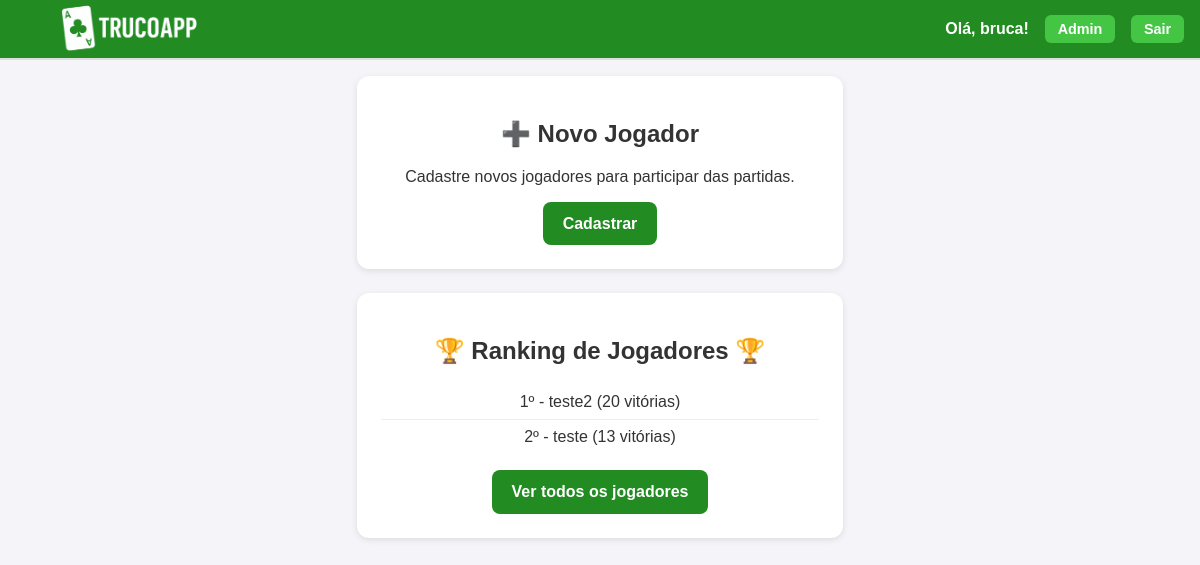
Page / (signed in) on the earlier database version.
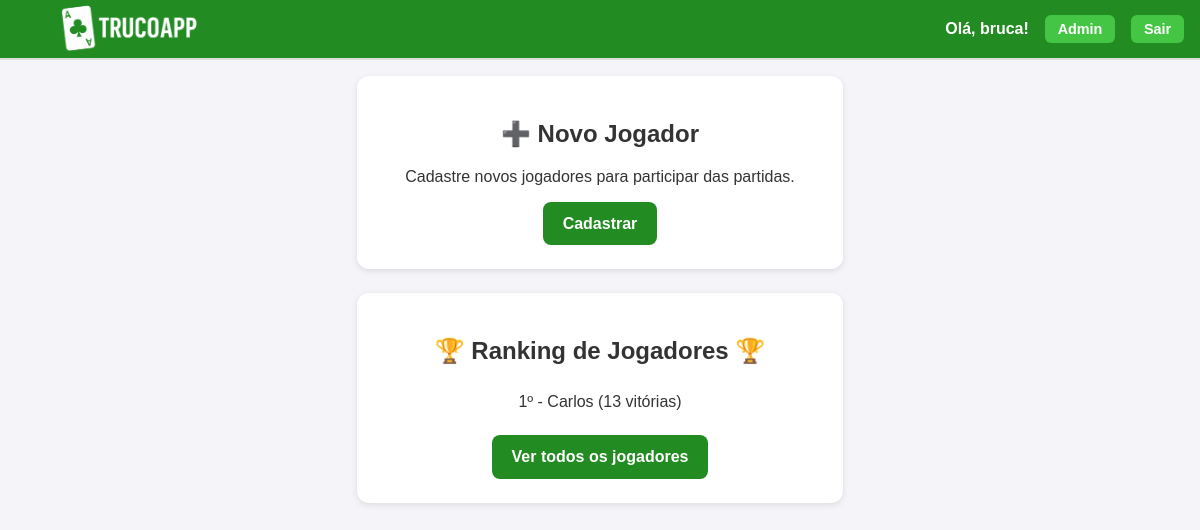
Same page on the later database version.
### core/models.py (models this page shows, shortened)
class Jogador(models.Model):
    id = models.AutoField(primary_key=True)
    nome = models.CharField(max_length=100, help_text='Entre o nome')
    curso = models.CharField(max_length=100, help_text='Entre o curso')
    periodo = models.IntegerField(help_text='Informe o período do curso')
    email = models.EmailField(help_text='Informe o email', max_length=254)
    vitorias = models.IntegerField(help_text='Número de vitórias')
    derrotas = models.IntegerField(help_text='Número de derrotas')
    imagem = models.ImageField(upload_to='jogadores/', null=True, blank=True)
    dtNasc = models.DateField(help_text='Nascimento no formato DD/MM/AAAA', verbose_name='Data de nascimento')

### core/views.py (the view)
# urls.py: path("", views.HomeView.as_view(), name="home"),   # agora "/" abre a Home
class HomeView(LoginRequiredMixin, TemplateView):
    template_name = "core/home.html"
    def get_context_data(self, **kwargs):
        context = super().get_context_data(**kwargs)
        context["ranking"] = Jogador.objects.order_by("-vitorias")[:5]
        return context

### templates/core/home.html (shortened to what this page needs)
{% load static %}
<!DOCTYPE html>
<html lang="pt-BR">
<head>
  <link rel='stylesheet' href="{% static 'css/home.css' %}" type="text/css">
</head>
<body>
<header>
  <a href="{% url 'home' %}" class="logo-home">
    <img src="{% static 'img/logo.png' %}" alt="TrucoApp Logo">
  </a>
  <nav class="user-nav">
    {% if request.user.is_authenticated %}
      <span class="username">Olá, {{ request.user.username }}!</span>
      <a href="{% url 'admin:index' %}" class="nav-btn">Admin</a>
      <form method="post" action="{% url 'logout' %}">
        <button type="submit" class="nav-btn">Sair</button>
      </form>
    {% else %}
      <a href="{% url 'login' %}" class="nav-btn">Entrar</a>
      <a href="{% url 'signup' %}" class="nav-btn">Cadastrar</a>
    {% endif %}
  </nav>
</header>
<main>
    <div class="card" style="text-align:center;">
      <h2>➕ Novo Jogador</h2>
      <p>Cadastre novos jogadores para participar das partidas.</p>
      <a href="{% url 'jogador_create' %}" class="btn">Cadastrar</a>
    </div>
    <div class="card">
      <h2>🏆 Ranking de Jogadores 🏆</h2>
      <ul>
        {% for jogador in ranking %}
          <li>{{ forloop.counter }}º - {{ jogador.nome }} ({{ jogador.vitorias }} vitórias)</li>
        {% empty %}
          <li>Nenhum jogador cadastrado ainda.</li>
        {% endfor %}
      </ul>
      <a href="{% url 'jogador_list' %}" class="btn">Ver todos os jogadores</a>
    </div>
</main>
</body>
</html>

Differences in the rows shown:
removed Jogador: nome "teste2", vitorias "20"
changed Jogador: nome "teste" → "Carlos"
